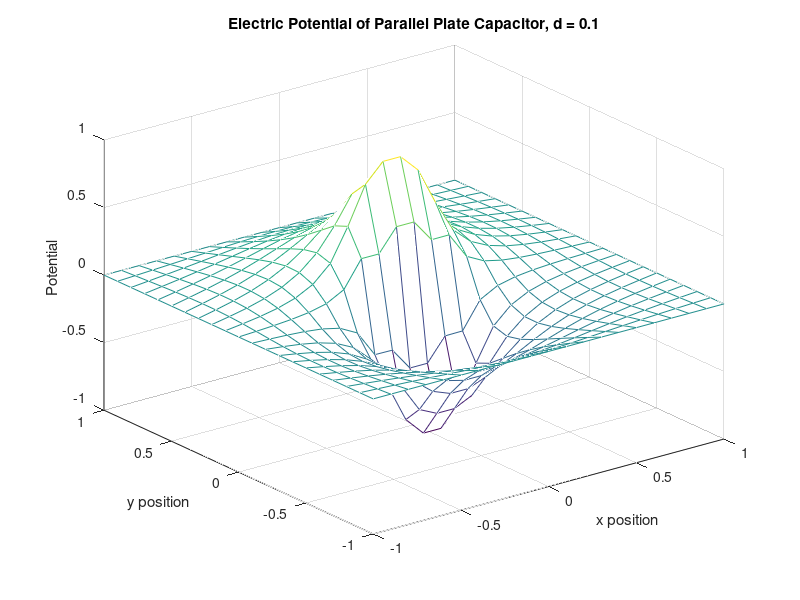

The MATLAB script that drew this image:
% find the electrostatic potential inside a square box with vertical conducting walls at -1 and +1 volts
% Figure 5.2 in Computational Book
% in other words, solve laplace's equation for the boundary conditions
% described above

clear all

%The dimensions of the potential field
%currently, x and y must be equal to eachother.
x_d = 1;
y_d = x_d;
%the capacitor voltages
prism_v = 1;
cap1_v = -1;
cap2_v = 1;
%the length of the side of the prism, relative to the dimensions of the
%potential field
scale = 0.1;
prism_size_x = scale*x_d;
prism_size_y = scale*y_d;

dx = 1/10;
x = [-x_d:dx:x_d];
y = [-y_d:dx:y_d];
x_in = [-prism_size_x:dx:prism_size_x];
y_in = [-prism_size_x:dx:prism_size_x];
Vo = zeros(length(x),length(y));
%matrix for inner prism 
Vo_in = zeros(length(x_in), length(y_in));
%initial conditions for inner prism
dim_Vo_in = size(Vo_in);
%starting positions to translate this matrix into Vo later
x_b = (length(x) - length(x_in))*0.5;
y_b = (length(y) - length(y_in))*0.5;
x_e = x_b + dim_Vo_in(1);
y_e = y_b + dim_Vo_in(2);
%insert the prism matrix into the Vo matrix
for i = x_b:x_e
   for j = y_b:y_e
       Vo(i,j) = prism_v;
   end
end
%The outer boundary conditions
Vo(1,:) = 0;
Vo(end,:) = 0;
Vo(:,1) = 0;
Vo(:,end) = 0;
Vn=Vo;

for k=1:1000;
    for i=2:length(x)-1;
        for j=2:length(y)-1;
        Vn(i,j)=(1/4)*(Vo(i+1,j)+Vo(i-1,j)+Vo(i,j+1)+Vo(i,j-1));
        end
    end
    Vo=Vn;
    Vo(1,:) = 0;
    Vo(end,:) = 0;
    Vo(:,1) = 0;
    Vo(:,end) = 0;
    %capacitor plate 1
    for i = x_b:(x_b+1)
        for j = y_b:y_e
            Vo(i,j) = cap1_v;
        end
    end
    %capacitor plate 2
     for i = (x_e-1):(x_e)
        for j = y_b:y_e
            Vo(i,j) = cap2_v;
        end
    end
end

%plot the electric field of the capacitors
dim_Vo = size(Vo);
[X,Y] = meshgrid(-x_d:dx:x_d);
[U,V] = gradient(Vn);
%quiver(X,Y,U,V)

mesh(x,y,Vn)
title('Electric Potential of Parallel Plate Capacitor, d = 0.1')
xlabel('x position')
ylabel('y position')
zlabel('Potential')
spacing = scale*x_d;
disp('The capacitor spacing is ')
disp(spacing)
